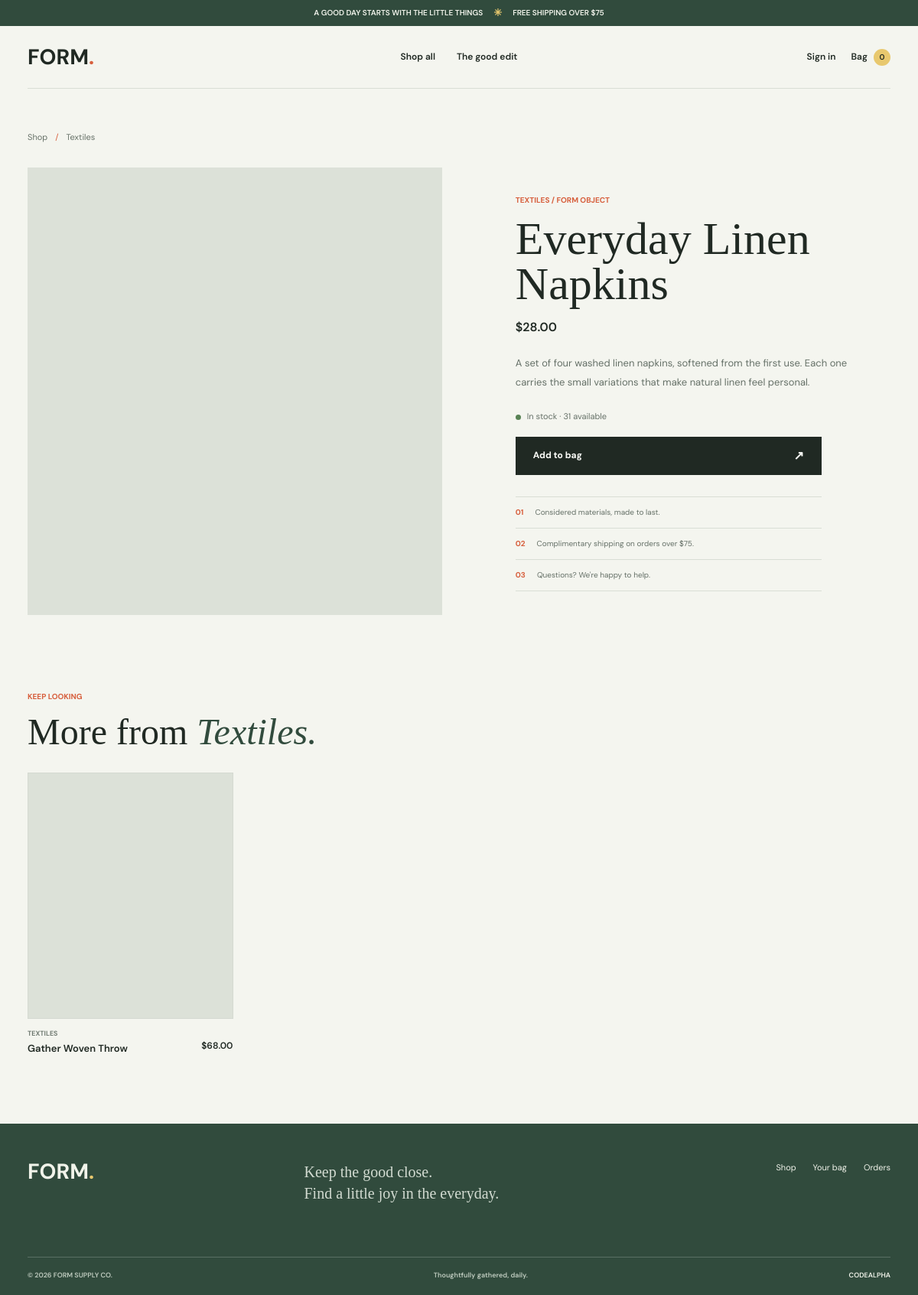
Page /products/everyday-linen-napkins/ on the committed database.
### shop/models.py (models this page shows, shortened)
class Product(models.Model):
    name = models.CharField(max_length=140)
    slug = models.SlugField(unique=True)
    category = models.CharField(max_length=60)
    description = models.TextField()
    price = models.DecimalField(max_digits=9, decimal_places=2)
    image_url = models.URLField(blank=True)
    stock = models.PositiveIntegerField(default=0)
    featured = models.BooleanField(default=False)
    created_at = models.DateTimeField(auto_now_add=True)
    class Meta:
        ordering = ["-featured", "name"]
    def get_absolute_url(self):
        return reverse("product_detail", args=[self.slug])

### shop/views.py (the view)
# urls.py: path("products/<slug:slug>/", views.product_detail, name="product_detail"),
def product_detail(request, slug):
    product = get_object_or_404(Product, slug=slug)
    related_products = Product.objects.filter(category=product.category).exclude(pk=product.pk)[:3]
    return render(request, "shop/product_detail.html", {
        "product": product,
        "related_products": related_products,
    })

### shop/context_processors.py (called while the page is built)
def cart_summary(request):
    cart = request.session.get("cart", {})
    return {"cart_count": sum(cart.values())}

### shop/templates/shop/product_detail.html (shortened to what this page needs)
{% extends "shop/base.html" %}
{% block content %}
<main class="wrap inner-page">
    <nav class="breadcrumbs" aria-label="Breadcrumb"><a href="{% url 'home' %}">Shop</a><span>/</span><span>{{ product.category }}</span></nav>
    <section class="detail-layout">
        <div class="detail-photo"><img src="{{ product.image_url }}" alt="{{ product.name }}"></div>
        <div class="detail-copy"><p class="eyebrow">{{ product.category }} / FORM OBJECT</p><h1>{{ product.name }}</h1><p class="detail-price">${{ product.price }}</p><div class="detail-description">{{ product.description|linebreaks }}</div>
            <p class="availability">{% if product.stock > 0 %}<span class="availability-dot"></span> In stock · {{ product.stock }} available{% else %}<span class="availability-dot unavailable"></span> Currently unavailable{% endif %}</p>
            <form method="post" action="{% url 'add_to_cart' product.pk %}"><button class="button button-dark detail-add" type="submit" >Add to bag <span>↗</span></button></form>
            <div class="detail-perks"><p><span>01</span> Considered materials, made to last.</p><p><span>02</span> Complimentary shipping on orders over $75.</p><p><span>03</span> Questions? We're happy to help.</p></div>
        </div>
    </section>
    {% if related_products %}<section class="related-products"><div class="section-heading"><div><p class="eyebrow">Keep looking</p><h2>More from <em>{{ product.category }}.</em></h2></div></div><div class="product-grid">{% for item in related_products %}<article class="product-card"><a class="product-photo" href="{{ item.get_absolute_url }}"><img src="{{ item.image_url }}" alt="{{ item.name }}" loading="lazy"></a><div class="product-info"><div><p class="product-category">{{ item.category }}</p><h3><a href="{{ item.get_absolute_url }}">{{ item.name }}</a></h3></div><p class="product-price">${{ item.price }}</p></div></article>{% endfor %}</div></section>{% endif %}
</main>
{% endblock %}

### shop/static/shop/style.css (style rules this page uses)
:root { color-scheme: light; --paper: #f4f5ef; --white: #fbfcf8; --ink: #202923; --muted: #667168; --line: #d9ded5; --green: #c5d6c3; --forest: #314b3d; --orange: #d75f3d; --yellow: #e8c86e; --serif: "Playfair Display", Georgia, serif; --sans: "DM Sans", "Segoe UI", sans-serif; }
* { box-sizing: border-box; }
html { scroll-behavior: smooth; }
body { margin: 0; background: var(--paper); color: var(--ink); font-family: var(--sans); font-size: 15px; line-height: 1.6; }
a { color: inherit; text-decoration: none; }
button, input, select { font: inherit; }
button, a, select { -webkit-tap-highlight-color: transparent; }
button { color: inherit; }
.wrap { width: min(1240px, calc(100% - 72px)); margin-inline: auto; }
.eyebrow { margin: 0 0 14px; color: var(--orange); font-size: 10px; font-weight: 700; letter-spacing: 0; line-height: 1.4; text-transform: uppercase; }
h1, h2, h3, p { margin-top: 0; }
.hero h1, .detail-copy h1, .auth-panel h1, .confirmation-page h1 { margin: 0 0 22px; font-family: var(--serif); font-size: clamp(52px, 6.2vw, 82px); font-weight: 500; line-height: .99; letter-spacing: 0; }
h1 em, h2 em, .hero h1 em { color: var(--forest); font-weight: 500; }
.button { min-height: 50px; width: fit-content; display: inline-flex; align-items: center; justify-content: center; gap: 26px; padding: 0 22px; border: 1px solid transparent; font-size: 12px; font-weight: 700; transition: background .2s ease, color .2s ease, transform .2s ease; }
.button span { font-size: 16px; }
.button-dark { background: var(--ink); color: var(--white); }
.section-heading { display: flex; align-items: flex-end; justify-content: space-between; gap: 24px; margin-bottom: 35px; }
.section-heading h2, .manifesto-copy h2 { margin: 0; font-family: var(--serif); font-size: clamp(35px, 4vw, 52px); font-weight: 500; line-height: 1.05; letter-spacing: 0; }
.product-grid { display: grid; grid-template-columns: repeat(4, minmax(0, 1fr)); gap: 31px 18px; }
.product-card { min-width: 0; animation: rise-in .5s both; }
.product-photo { aspect-ratio: 4 / 4.8; position: relative; display: block; overflow: hidden; background: #dce1d8; }
.product-photo::after { position: absolute; inset: 0; border: 1px solid #2029230a; content: ""; pointer-events: none; }
.product-info { display: flex; justify-content: space-between; gap: 12px; padding-top: 12px; }
.product-category { margin: 0 0 3px; color: var(--muted); font-size: 9px; font-weight: 600; letter-spacing: 0; text-transform: uppercase; }
.product-info h3 { margin: 0; font-size: 13px; font-weight: 600; line-height: 1.35; }
.product-price { margin: 14px 0 0; white-space: nowrap; font-size: 12px; font-weight: 600; }
.inner-page { min-height: 60vh; padding-top: 55px; padding-bottom: 90px; }
.breadcrumbs { display: flex; gap: 10px; margin-bottom: 30px; color: var(--muted); font-size: 11px; }
.breadcrumbs span:nth-child(2) { color: var(--orange); }
.detail-layout { display: grid; grid-template-columns: 1.05fr .95fr; gap: min(8vw, 100px); align-items: start; }
.detail-photo { aspect-ratio: 1 / 1.08; overflow: hidden; background: #dce1d8; }
.detail-copy { position: sticky; top: 24px; padding: 36px 2vw 10px 0; }
.detail-copy h1 { margin-bottom: 14px; font-size: clamp(43px, 5vw, 64px); }
.detail-price { margin-bottom: 22px; font-size: 16px; font-weight: 600; }
.detail-description { max-width: 470px; color: var(--muted); font-size: 13px; line-height: 1.9; }
.availability { display: flex; align-items: center; gap: 8px; margin: 24px 0 17px; color: var(--muted); font-size: 11px; }
.availability-dot { width: 7px; height: 7px; border-radius: 50%; background: #588254; }
.detail-add { width: min(100%, 400px); justify-content: space-between; }
.detail-perks { max-width: 400px; margin-top: 28px; border-top: 1px solid var(--line); }
.detail-perks p { display: flex; gap: 15px; margin: 0; padding: 12px 0; border-bottom: 1px solid var(--line); color: var(--muted); font-size: 10px; }
.detail-perks span { color: var(--orange); font-weight: 700; }
.related-products { padding-top: 100px; }
.related-products .section-heading { margin-bottom: 28px; }

### rows in the picture
Product: category "Textiles", category "TEXTILES", name "Everyday Linen Napkins", price "28.00", description "A set of four washed linen napkins, softened from the first use. Each one carries the small variations that make natural linen feel personal.", stock "31"
Product: category "TEXTILES", name "Gather Woven Throw", price "68.00"

### other values in the picture
{{ cart_count }} "0"
